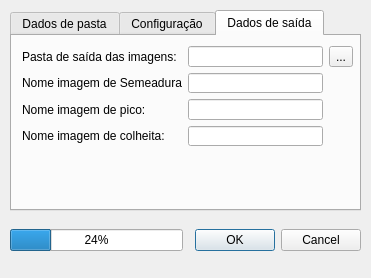
<?xml version="1.0" encoding="UTF-8"?>
<ui version="4.0">
 <class>DlgEstimativaDatasAgricolas</class>
 <widget class="QDialog" name="DlgEstimativaDatasAgricolas">
  <property name="windowModality">
   <enum>Qt::WindowModal</enum>
  </property>
  <property name="geometry">
   <rect>
    <x>0</x>
    <y>0</y>
    <width>371</width>
    <height>278</height>
   </rect>
  </property>
  <property name="minimumSize">
   <size>
    <width>50</width>
    <height>0</height>
   </size>
  </property>
  <property name="sizeIncrement">
   <size>
    <width>1</width>
    <height>0</height>
   </size>
  </property>
  <property name="baseSize">
   <size>
    <width>50</width>
    <height>0</height>
   </size>
  </property>
  <property name="windowTitle">
   <string>Estimativa de dadas da cultura</string>
  </property>
  <property name="styleSheet">
   <string notr="true"/>
  </property>
  <widget class="QTabWidget" name="tabWidget">
   <property name="geometry">
    <rect>
     <x>10</x>
     <y>10</y>
     <width>351</width>
     <height>201</height>
    </rect>
   </property>
   <property name="currentIndex">
    <number>2</number>
   </property>
   <widget class="QWidget" name="tab_3">
    <attribute name="title">
     <string>Dados de pasta</string>
    </attribute>
    <widget class="QWidget" name="gridLayoutWidget">
     <property name="geometry">
      <rect>
       <x>10</x>
       <y>10</y>
       <width>331</width>
       <height>51</height>
      </rect>
     </property>
     <layout class="QGridLayout" name="gridLayout">
      <item row="0" column="1">
       <widget class="QLineEdit" name="leInFolder"/>
      </item>
      <item row="0" column="2">
       <widget class="QToolButton" name="toolbFindInFolder">
        <property name="text">
         <string>...</string>
        </property>
       </widget>
      </item>
      <item row="0" column="0">
       <widget class="QLabel" name="label">
        <property name="text">
         <string>Pasta de entrada das imagens:</string>
        </property>
       </widget>
      </item>
     </layout>
    </widget>
    <widget class="QWidget" name="gridLayoutWidget_3">
     <property name="geometry">
      <rect>
       <x>10</x>
       <y>80</y>
       <width>311</width>
       <height>71</height>
      </rect>
     </property>
     <layout class="QGridLayout" name="gridLayout_3">
      <item row="1" column="1">
       <widget class="QLineEdit" name="leSufixo"/>
      </item>
      <item row="1" column="0">
       <widget class="QLabel" name="label_6">
        <property name="text">
         <string>Sufixo:</string>
        </property>
       </widget>
      </item>
      <item row="0" column="2">
       <widget class="QLabel" name="label_7">
        <property name="text">
         <string>Máscara:</string>
        </property>
       </widget>
      </item>
      <item row="0" column="1">
       <widget class="QLineEdit" name="lePrefixo"/>
      </item>
      <item row="0" column="0">
       <widget class="QLabel" name="label_5">
        <property name="text">
         <string>Prefixo:</string>
        </property>
       </widget>
      </item>
      <item row="0" column="3">
       <widget class="QLineEdit" name="leMascara">
        <property name="autoFillBackground">
         <bool>false</bool>
        </property>
        <property name="text">
         <string>%dd%mm%YY</string>
        </property>
       </widget>
      </item>
     </layout>
    </widget>
   </widget>
   <widget class="QWidget" name="tab">
    <attribute name="title">
     <string>Configuração</string>
    </attribute>
    <widget class="QWidget" name="gridLayoutWidget_2">
     <property name="geometry">
      <rect>
       <x>10</x>
       <y>10</y>
       <width>321</width>
       <height>161</height>
      </rect>
     </property>
     <layout class="QGridLayout" name="gridLayout_2">
      <item row="3" column="1">
       <widget class="QDoubleSpinBox" name="dspASemeadura">
        <property name="minimum">
         <double>-99.989999999999995</double>
        </property>
       </widget>
      </item>
      <item row="4" column="0">
       <widget class="QLabel" name="label_4">
        <property name="text">
         <string>Avanço colheita (dias):</string>
        </property>
       </widget>
      </item>
      <item row="4" column="1">
       <widget class="QDoubleSpinBox" name="dsbAColheita">
        <property name="minimum">
         <double>-99.989999999999995</double>
        </property>
       </widget>
      </item>
      <item row="1" column="0">
       <widget class="QLabel" name="label_2">
        <property name="text">
         <string>Posição pico:</string>
        </property>
       </widget>
      </item>
      <item row="2" column="0">
       <widget class="QLabel" name="label_10">
        <property name="text">
         <string>Posição Colheita:</string>
        </property>
       </widget>
      </item>
      <item row="3" column="0">
       <widget class="QLabel" name="label_3">
        <property name="text">
         <string>Avanço semeadura (dias):</string>
        </property>
       </widget>
      </item>
      <item row="0" column="0">
       <widget class="QLabel" name="label_9">
        <property name="text">
         <string>Posição Semeadura:</string>
        </property>
       </widget>
      </item>
      <item row="0" column="1">
       <widget class="QLineEdit" name="lePSemeadura">
        <property name="text">
         <string>1-5</string>
        </property>
       </widget>
      </item>
      <item row="1" column="1">
       <widget class="QLineEdit" name="lePPico">
        <property name="text">
         <string>4-7</string>
        </property>
       </widget>
      </item>
      <item row="2" column="1">
       <widget class="QLineEdit" name="lePColheita">
        <property name="text">
         <string>6-10</string>
        </property>
       </widget>
      </item>
      <item row="5" column="1">
       <widget class="QLineEdit" name="leNullValue">
        <property name="inputMask">
         <string/>
        </property>
       </widget>
      </item>
      <item row="5" column="0">
       <widget class="QLabel" name="label_14">
        <property name="text">
         <string>Valor Nulo:</string>
        </property>
       </widget>
      </item>
     </layout>
    </widget>
   </widget>
   <widget class="QWidget" name="tab_2">
    <attribute name="title">
     <string>Dados de saída</string>
    </attribute>
    <widget class="QWidget" name="gridLayoutWidget_4">
     <property name="geometry">
      <rect>
       <x>10</x>
       <y>10</y>
       <width>331</width>
       <height>100</height>
      </rect>
     </property>
     <layout class="QGridLayout" name="gridLayout_4">
      <item row="2" column="0">
       <widget class="QLabel" name="label_12">
        <property name="text">
         <string>Nome imagem de pico:</string>
        </property>
       </widget>
      </item>
      <item row="0" column="0">
       <widget class="QLabel" name="label_8">
        <property name="text">
         <string>Pasta de saída das imagens:</string>
        </property>
       </widget>
      </item>
      <item row="0" column="2">
       <widget class="QToolButton" name="toolButton_3">
        <property name="text">
         <string>...</string>
        </property>
       </widget>
      </item>
      <item row="0" column="1">
       <widget class="QLineEdit" name="leOutFolder"/>
      </item>
      <item row="2" column="1">
       <widget class="QLineEdit" name="leImgPico"/>
      </item>
      <item row="1" column="0">
       <widget class="QLabel" name="label_11">
        <property name="text">
         <string>Nome imagem de Semeadura</string>
        </property>
       </widget>
      </item>
      <item row="1" column="1">
       <widget class="QLineEdit" name="leImgSemeadura"/>
      </item>
      <item row="3" column="0">
       <widget class="QLabel" name="label_13">
        <property name="text">
         <string>Nome imagem de colheita:</string>
        </property>
       </widget>
      </item>
      <item row="3" column="1">
       <widget class="QLineEdit" name="leImgColheita"/>
      </item>
     </layout>
    </widget>
   </widget>
  </widget>
  <widget class="QWidget" name="horizontalLayoutWidget">
   <property name="geometry">
    <rect>
     <x>10</x>
     <y>220</y>
     <width>351</width>
     <height>41</height>
    </rect>
   </property>
   <layout class="QHBoxLayout" name="horizontalLayout">
    <item>
     <widget class="QProgressBar" name="progressBar">
      <property name="value">
       <number>24</number>
      </property>
     </widget>
    </item>
    <item>
     <widget class="QDialogButtonBox" name="bbOkCancel">
      <property name="orientation">
       <enum>Qt::Horizontal</enum>
      </property>
      <property name="standardButtons">
       <set>QDialogButtonBox::Cancel|QDialogButtonBox::Ok</set>
      </property>
     </widget>
    </item>
   </layout>
  </widget>
 </widget>
 <resources/>
 <connections>
  <connection>
   <sender>bbOkCancel</sender>
   <signal>accepted()</signal>
   <receiver>DlgEstimativaDatasAgricolas</receiver>
   <slot>accept()</slot>
   <hints>
    <hint type="sourcelabel">
     <x>248</x>
     <y>254</y>
    </hint>
    <hint type="destinationlabel">
     <x>157</x>
     <y>274</y>
    </hint>
   </hints>
  </connection>
  <connection>
   <sender>bbOkCancel</sender>
   <signal>rejected()</signal>
   <receiver>DlgEstimativaDatasAgricolas</receiver>
   <slot>reject()</slot>
   <hints>
    <hint type="sourcelabel">
     <x>316</x>
     <y>260</y>
    </hint>
    <hint type="destinationlabel">
     <x>286</x>
     <y>274</y>
    </hint>
   </hints>
  </connection>
 </connections>
</ui>
